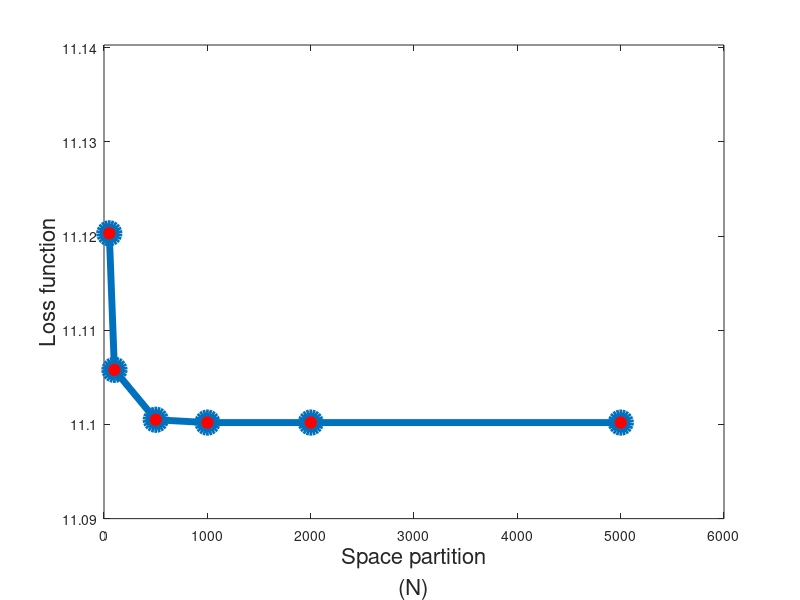

Write MATLAB code to recreate this figure.
N =[51, 101, 501, 1001, 2001, 5001 ]';
Loss = [11.1203, 11.1058,  11.1005, 11.1002, 11.1002, 11.1002];
figure
  h1 = plot(N,Loss,'o-','linewidth',5,'markersize',14,'markerfacecolor','Red');
  xlabel({'Space partition','(N)'},'FontSize', 16); % x-axis label
  ylabel('Loss function','FontSize', 16); % y-axis label
  ylim([11.09,max(Loss)+0.02]);